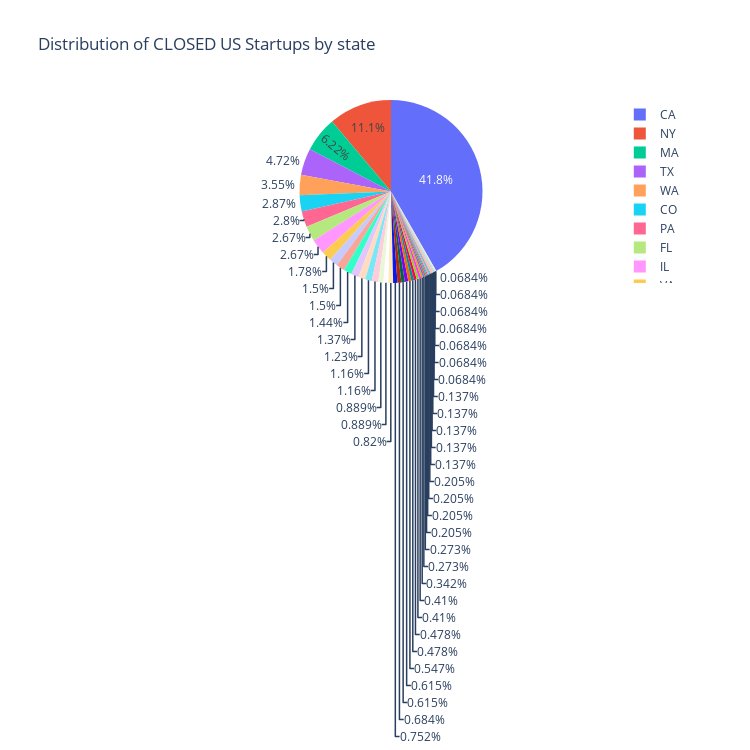

Here is the notebook cell this chart was saved with:
### Code cell
fig_isc = px.pie(isc, values = "state_code", names = isc.index, title = "Distribution of CLOSED US Startups by state", width = 750, height = 750)
fig_isc.show()

### Figure 1 — Plotly figure (JSON) as saved in the notebook; plotly's stock layout.template omitted (floating-point values rounded to 4 significant figures)
{"data": [{"domain": {"x": [0, 1], "y": [0, 1]}, "hovertemplate": "label=%{label}<br>state_code=%{value}<extra></extra>", "labels": ["CA", "NY", "MA", "TX", "WA", "CO", "PA", "FL", "IL", "VA", "NJ", "GA", "CT", "OH", "UT", "NC", "TN", "MN", "WI", "MD", "OR", "AZ", "DC", "IN", "MI", "RI", "MO", "KY", "NV", "NE", "KS", "NH", "SC", "IA", "DE", "LA", "NM", "OK", "ME", "AR", "ID", "VT", "HI", "SD", "AK", "AL", "WV", "MS"], "legendgroup": "", "name": "", "showlegend": true, "type": "pie", "values": [611, 163, 91, 69, 52, 42, 41, 39, 39, 26, 22, 22, 21, 20, 18, 17, 17, 13, 13, 12, 11, 10, 9, 9, 8, 7, 7, 6, 6, 5, 4, 4, 3, 3, 3, 3, 2, 2, 2, 2, 2, 1, 1, 1, 1, 1, 1, 1]}], "layout": {"height": 750, "legend": {"tracegroupgap": 0}, "title": {"text": "Distribution of CLOSED US Startups by state"}, "width": 750}}
